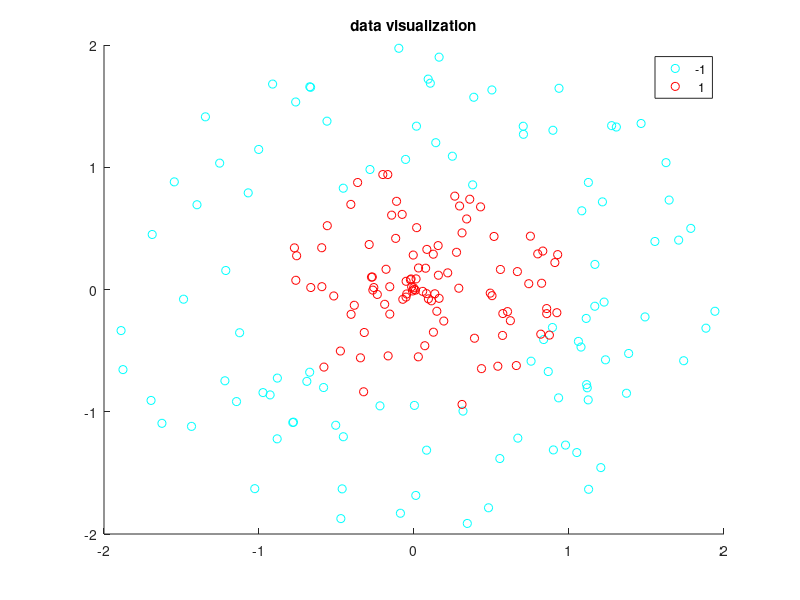

Recreate this plot in MATLAB. (Note: this script raises an error after producing the figure.)
clear all;
clc;
%% Load and visualize the data
load('kernel-svm-2rings.mat')
figure(1)
gscatter(x(1, :), x(2, :), y, 'cr');
title('data visualization')
hold on



%% Compute K using RBF in SSGD
[~, n] = size(x);
K = zeros(n, n);
bandwidth = 0.5;
for i = 1:n
    for j = 1:n
        K(i, j) = exp((-1/(2*bandwidth^2))*norm(x(:, i) - x(:, j))^2);
    end
end

%% Plot the cost plot
phi = zeros(n + 1, 1);
phi_array = ssgd(phi, x, y, 256, K);
cost_array = cost(phi_array, K, y, 256);
figure(2)
plot(1:101, cost_array)
xlabel('the number of iterations')
ylabel('The total cost')
title('The cost against iteration number t')


%% Plot the CCR plot
[CCR_array, y_hat] = CCR(phi_array, x, y);
figure(3)
plot(1:101, CCR_array)
xlabel('the number of iterations')
ylabel('The value of CCR')
title('CCR against iteration number')

%% Confusion matrix
conf_mat = confusionmat(y, y_hat);


%% Visualize the decision boundary
[~, I] = min(cost_array);
phi_final = phi_array(:, I);
[Xgrid, Ygrid] = meshgrid([-2:0.06:2], [-2:0.06:2]);
X_boundary = [Xgrid(:), Ygrid(:)];
X_boundary = X_boundary.';
[~, N] = size(X_boundary);
Y_boundary = zeros(N, 1);
for point = 1:N
    Ktest = zeros(n, 1);
    for row = 1:n
        Ktest(row, 1) = exp((-1/(2*bandwidth^2))*norm(x(:, row) - X_boundary(:, point))^2);
    end
    Ktest_ext = [Ktest; 1];
    if phi_final.' * Ktest_ext >= 0
        Y_boundary(point, 1) = 1;
    else
        Y_boundary(point, 1) = -1;
    end
end
% X_boundary = X_boundary(:, Y_boundary == 1);
X_boundary_contour1 = reshape(X_boundary(1, :), [67, 67]);
X_boundary_contour2 = reshape(X_boundary(2, :), [67, 67]);
Y_boundary_contour = reshape(Y_boundary, [67, 67]);
figure(1)
gscatter(X_boundary(1, :), X_boundary(2, :), Y_boundary, 'cr')
figure(5)
gscatter(x(1, :), x(2, :), y, 'cr');
hold on
contour(X_boundary_contour1, X_boundary_contour2, Y_boundary_contour)
xlabel('x1')
ylabel('x2')
title('the scatter plot of points and decision boundary')
legend('label -1', 'label 1', 'the decision boundary')


%% SSGD of kernal SVM
function phi_array = ssgd(phi, X, label, nC, K)
[~, n] = size(X);
K_ext = [K; ones(1, n)];
phi_array = zeros(n + 1, 100);
for t = 1:1000
    st = 0.256/t;
    % choose sample index
    j = randi([1 n], 1, 1);
    % compute subgradient
    v = [K zeros(n, 1); zeros(1, n + 1)] * phi;
    if label(j, 1)*phi.'*K_ext(:, j) < 1
        v = v - nC*label(j, 1)*K_ext(:, j);
    end
    phi = phi - st*v;
    if mod(t, 10) == 0
        phi_array(:, t/10) = phi;
    end
end
phi_array = [zeros(n + 1, 1) phi_array];
end
    

%% Cost function
function cost_array = cost(phi_array, K, label, nC)
n = 200;
C = nC/n;
cost_array = zeros(101, 1);
K_ext = [K; ones(1, n)];
for t = 1:101
    f0 = (1/2) * phi_array(:, t).' * [K zeros(n, 1); zeros(1, n + 1)] * phi_array(:, t);
    fj = zeros(n, 1);
    for j = 1:n
        if (1 - label(j)*phi_array(:, t).'*K_ext(:, j)) > 0
            fj(j, 1) = C * (1 - label(j)*phi_array(:, t).'*K_ext(:, j));
        else
            fj(j, 1) = 0;
        end
    end
    cost = f0 + sum(fj);
    cost = cost/n;
    cost_array(t, 1) = cost;
end
end
    

%% CCR function
function [CCR_array, y_hat] = CCR(phi_array, X, label)
[~, n] = size(X);
CCR_array = zeros(101, 1);
bandwidth = 0.5;
for t = 1:101
    y_hat = zeros(n, 1);
    for j = 1:n
        K = zeros(n, 1);
        for p = 1:n
            K(p, 1) = exp((-1/(2*bandwidth^2))*norm(X(:, p) - X(:, j))^2);
        end
        K_ext = [K; 1];
        sign = phi_array(:, t).' * K_ext;
        if sign >= 0
            y_hat(j, 1) = 1;
        else
            y_hat(j, 1) = -1;
        end
    end
    CCR_array(t, 1) = (sum(label - y_hat == 0)/n);
end
end        
        